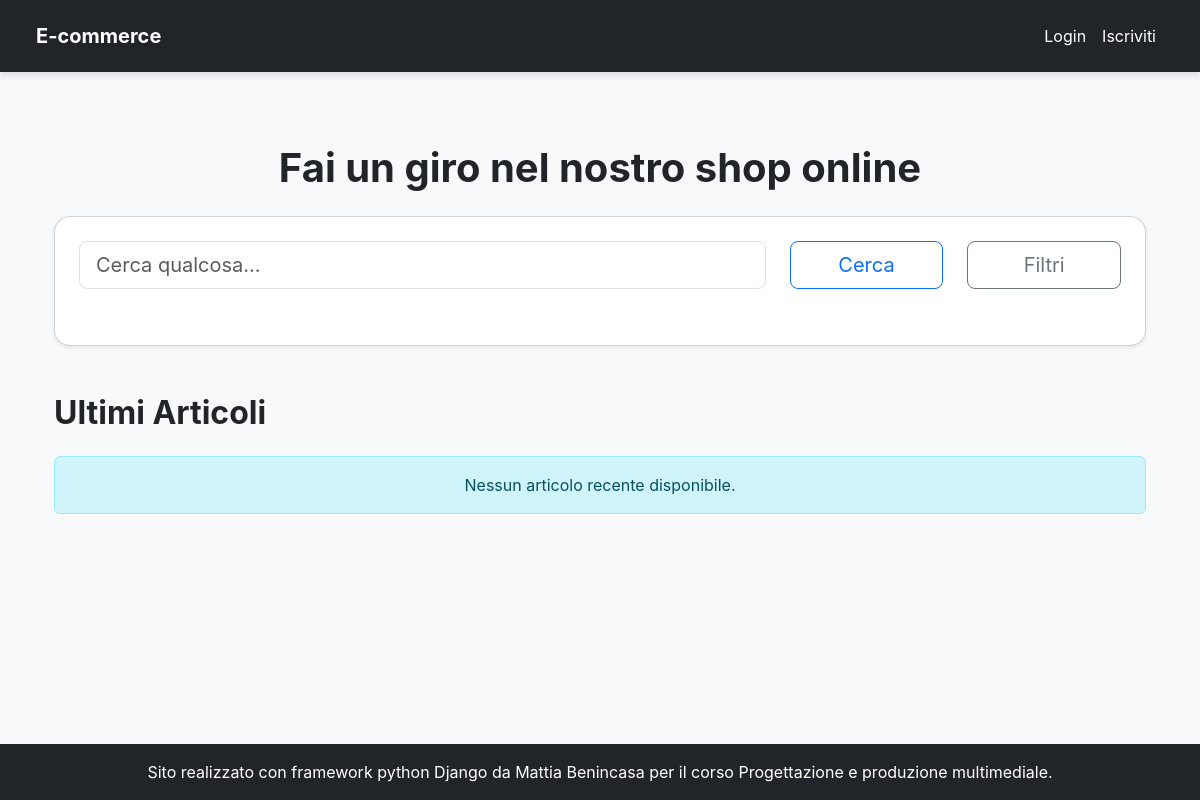
Before: / with the older database file.
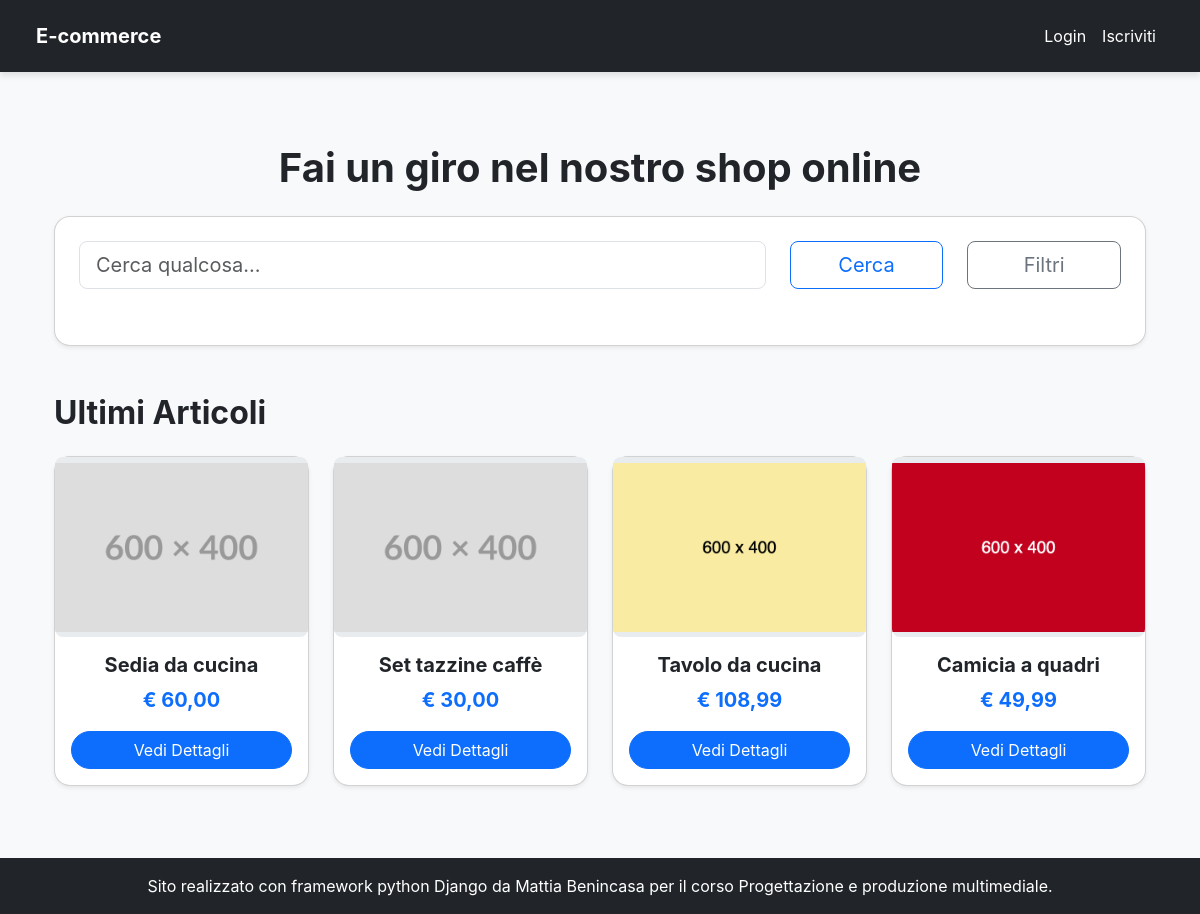
After: the same page with the newer database file.
### products/models.py (models this page shows, shortened)
class Product(models.Model):
    name = models.CharField(max_length=200, verbose_name="Nome Prodotto")
    slug = AutoSlugField(populate_from='name', unique=True, always_update=True)
    category = models.ForeignKey(
        Category,
        on_delete=models.SET_NULL,
        null=True,
        blank=True,
        related_name='products',
        verbose_name="Categoria"
    )
    description = models.TextField(verbose_name="Descrizione prodotto")
    price = models.DecimalField(
        max_digits=10,
        decimal_places=2,
        verbose_name="Prezzo in €"
    )
    stock = models.IntegerField(
        default=0,
        verbose_name="Quantità Disponibile",
        help_text="Quantità di prodotti disponibili in magazzino."
    )
    created_at = models.DateTimeField(auto_now_add=True, verbose_name="Data Creazione")
    updated_at = models.DateTimeField(auto_now=True, verbose_name="Ultimo Aggiornamento")
    image = models.ImageField(default='placeholder.png', blank=True, verbose_name='immagine prodotto')
    class Meta:
        ordering = ('name',)
        verbose_name = "Prodotto"
        verbose_name_plural = "Prodotti"

### pages/views.py (the view)
# urls.py: path("", HomePageView.as_view(), name="HomePage")
class HomePageView(TemplateView):
    template_name = 'HomePage.html'
    def get_context_data(self, **kwargs):
        context = super().get_context_data(**kwargs)
        context['form'] = ProductSearchForm(self.request.GET)
        context['latest_products'] = Product.objects.filter(stock__gt=0).order_by('-created_at')[:4]
        return context

### products/models.py (called while the page is built)
    def __str__(self):
        return self.name

### templates/HomePage.html (shortened to what this page needs)
{% extends 'base.html' %}
{% load crispy_forms_tags %}
{% load humanize %}
{% block content %}
<div class="container my-5">
    <h1 class="text-center mb-4 fw-bold text-dark">Fai un giro nel nostro shop online</h1>
    <div class="card p-4 rounded-card shadow-sm mb-5">
        <form id="searchForm" method="get" action="{% url 'product_list' %}" class="mb-3">
            {% crispy form %}
        </form>
    </div>
    <h2 class="fw-bold text-dark mb-4">Ultimi Articoli</h2>
    {% if latest_products %}
    <div class="row row-cols-1 row-cols-md-2 row-cols-lg-4 g-4 mb-5">
        {% for product in latest_products %}
        <div class="col">
            <div class="card h-100 shadow-sm rounded-card">
                <div class="img-placeholder" style="height: 180px;">
                    {% if product.image.name %}
                        <img class="product_image" src="{{ product.image.url }}" alt="{{ product.name }}">
                    {% else %}
                        [Image of Product placeholder]
                    {% endif %}
                </div>
                <div class="card-body d-flex flex-column text-center">
                    <h5 class="card-title fw-bold text-dark">{{ product.name }}</h5>
                    <p class="card-text text-primary fs-5 fw-bold">€ {{ product.price|floatformat:2|intcomma }}</p>
                    <a href="{% url 'product_details' slug=product.slug %}" class="btn btn-primary rounded-pill mt-auto">Vedi Dettagli</a>
                </div>
            </div>
        </div>
        {% endfor %}
    </div>
    {% else %}
    <div class="alert alert-info text-center" role="alert">
        Nessun articolo recente disponibile.
    </div>
    {% endif %}
</div>
{% endblock content %}

### templates/base.html (shortened to what this page needs)
<!DOCTYPE html>
<html lang="it">
<head>
    <link href="https://cdn.jsdelivr.net/npm/bootstrap@5.3.3/dist/css/bootstrap.min.css" rel="stylesheet"
          xintegrity="sha384-QWTKZyjpPEjISv5WaRU9Oer_idvLwtxj0s3rNb+eD+PjSgWvKWHB/a8P+fK7">
</head>
<body class="d-flex flex-column min-vh-100">
    <nav class="navbar navbar-expand-lg fixed-top navbar-dark bg-dark px-4 py-3">
        <div class="container-fluid">
        {% if perms.accounts.can_access_manager_dashboard %}
        <a class="navbar-brand fw-bold text-white" href="{% url 'store_manager_dashboard' %}">E-commerce - spazio dedicato allo staff</a>
        {% else %}
            <a class="navbar-brand fw-bold text-white" href="/">E-commerce</a>
        {% endif %}
            <div class="collapse navbar-collapse" id="navbarSupportedContent">
                {% if user.is_authenticated and perms.accounts.can_access_customer_dashboard %}
                <ul class="navbar-nav ms-auto">
                    <li class="nav-item">
                        <a class="nav-link text-white" href="{% url 'cart' %}">Carrello</a>
                    </li>
                    <li class="nav-item dropdown">
                        <a class="nav-link dropdown-toggle" href="#" role="button" data-bs-toggle="dropdown" aria-expanded="false">
                            {{ user.username }}
                        </a>
                        <ul class="dropdown-menu">
                            <li><a class="dropdown-item" href="{% url 'dashboard' %}">Profilo</a></li>
                            <li><a class="dropdown-item" href="{% url 'my_orders' %}">I miei ordini</a></li>
                            <li>
                                <form action="{% url 'logout' %}" method="post" class="d-inline">
                                        {% csrf_token %}
                                        <button type="submit" class="dropdown-item">Logout</button>
                                </form>
                            </li>
                        </ul>
                    </li>
                </ul>
                {% else %}
                <ul class="navbar-nav ms-auto">
                    <li class="nav-item">
                        <a class="nav-link text-white" href="{% url 'login' %}">Login</a>
                    </li>
                    <li class="nav-item">
                        <a class="nav-link text-white" href="{% url 'signup' %}">Iscriviti</a>
                    </li>
                </ul>
                {% endif %}
            </div>
        </div>
    </nav>
    <main class="container my-4 flex-grow-1">
        {% block content %}
        {% endblock content %}
    </main>
    <footer class="bg-dark text-white text-center py-3 mt-auto rounded-top-lg">
        <div class="container">
            <p class="mb-0">Sito realizzato con framework python Django da Mattia Benincasa per il corso Progettazione e produzione multimediale.</p>
        </div>
    </footer>
</body>
</html>

### templates/base.html (style rules this page uses)
body { font-family: 'Inter', sans-serif; background-color: #f8f9fa; padding-top: 4.5rem; }
.rounded-card { border-radius: 1rem; }
.navbar { box-shadow: 0 4px 6px rgba(0, 0, 0, 0.1); }
.btn-primary, .btn-secondary { border-radius: 0.5rem; }
.img-placeholder { background-color: #e9ecef; display: flex; align-items: center; justify-content: center; font-size: 1.25rem; color: #6c757d; height: 200px; border-radius: 0.5rem; overflow: hidden; }
.product_image { width: 100%; height: 200px; object-fit: contain; }

Changed rows visible on the page:
added Product: image (placeholder picture), name "Sedia da cucina", price "60,00"
added Product: image (placeholder picture), name "Set tazzine caffè", price "30,00"
added Product: image (placeholder picture), name "Tavolo da cucina", price "108,99"
added Product: image (placeholder picture), name "Camicia a quadri", price "49,99"
Other visible differences:
text no longer shown: "Nessun articolo recente disponibile."
